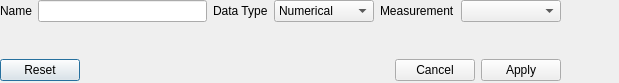
<?xml version="1.0" encoding="UTF-8"?>
<ui version="4.0">
 <class>DataDescriptorEditor</class>
 <widget class="QDialog" name="DataDescriptorEditor">
  <property name="geometry">
   <rect>
    <x>0</x>
    <y>0</y>
    <width>619</width>
    <height>83</height>
   </rect>
  </property>
  <property name="windowTitle">
   <string>Dialog</string>
  </property>
  <widget class="QWidget" name="verticalLayoutWidget">
   <property name="geometry">
    <rect>
     <x>0</x>
     <y>0</y>
     <width>561</width>
     <height>81</height>
    </rect>
   </property>
   <layout class="QVBoxLayout" name="mainLayout">
    <item>
     <layout class="QHBoxLayout" name="horizontalLayout">
      <item>
       <widget class="QLabel" name="label">
        <property name="text">
         <string>Name</string>
        </property>
       </widget>
      </item>
      <item>
       <widget class="QLineEdit" name="nameEdit">
        <property name="minimumSize">
         <size>
          <width>100</width>
          <height>0</height>
         </size>
        </property>
       </widget>
      </item>
      <item>
       <widget class="QLabel" name="label_2">
        <property name="text">
         <string>Data Type</string>
        </property>
       </widget>
      </item>
      <item>
       <widget class="QComboBox" name="dataTypeBox">
        <property name="minimumSize">
         <size>
          <width>100</width>
          <height>0</height>
         </size>
        </property>
        <item>
         <property name="text">
          <string>Numerical</string>
         </property>
        </item>
        <item>
         <property name="text">
          <string>String</string>
         </property>
        </item>
       </widget>
      </item>
      <item>
       <widget class="QLabel" name="label_3">
        <property name="text">
         <string>Measurement</string>
        </property>
       </widget>
      </item>
      <item>
       <widget class="QComboBox" name="measurementBox">
        <property name="minimumSize">
         <size>
          <width>100</width>
          <height>0</height>
         </size>
        </property>
        <item>
         <property name="text">
          <string/>
         </property>
        </item>
       </widget>
      </item>
     </layout>
    </item>
    <item>
     <spacer name="verticalSpacer">
      <property name="orientation">
       <enum>Qt::Vertical</enum>
      </property>
      <property name="sizeType">
       <enum>QSizePolicy::MinimumExpanding</enum>
      </property>
      <property name="sizeHint" stdset="0">
       <size>
        <width>20</width>
        <height>10</height>
       </size>
      </property>
     </spacer>
    </item>
    <item>
     <widget class="QDialogButtonBox" name="buttonBox">
      <property name="standardButtons">
       <set>QDialogButtonBox::Apply|QDialogButtonBox::Cancel|QDialogButtonBox::Reset</set>
      </property>
     </widget>
    </item>
   </layout>
  </widget>
 </widget>
 <resources/>
 <connections/>
</ui>
